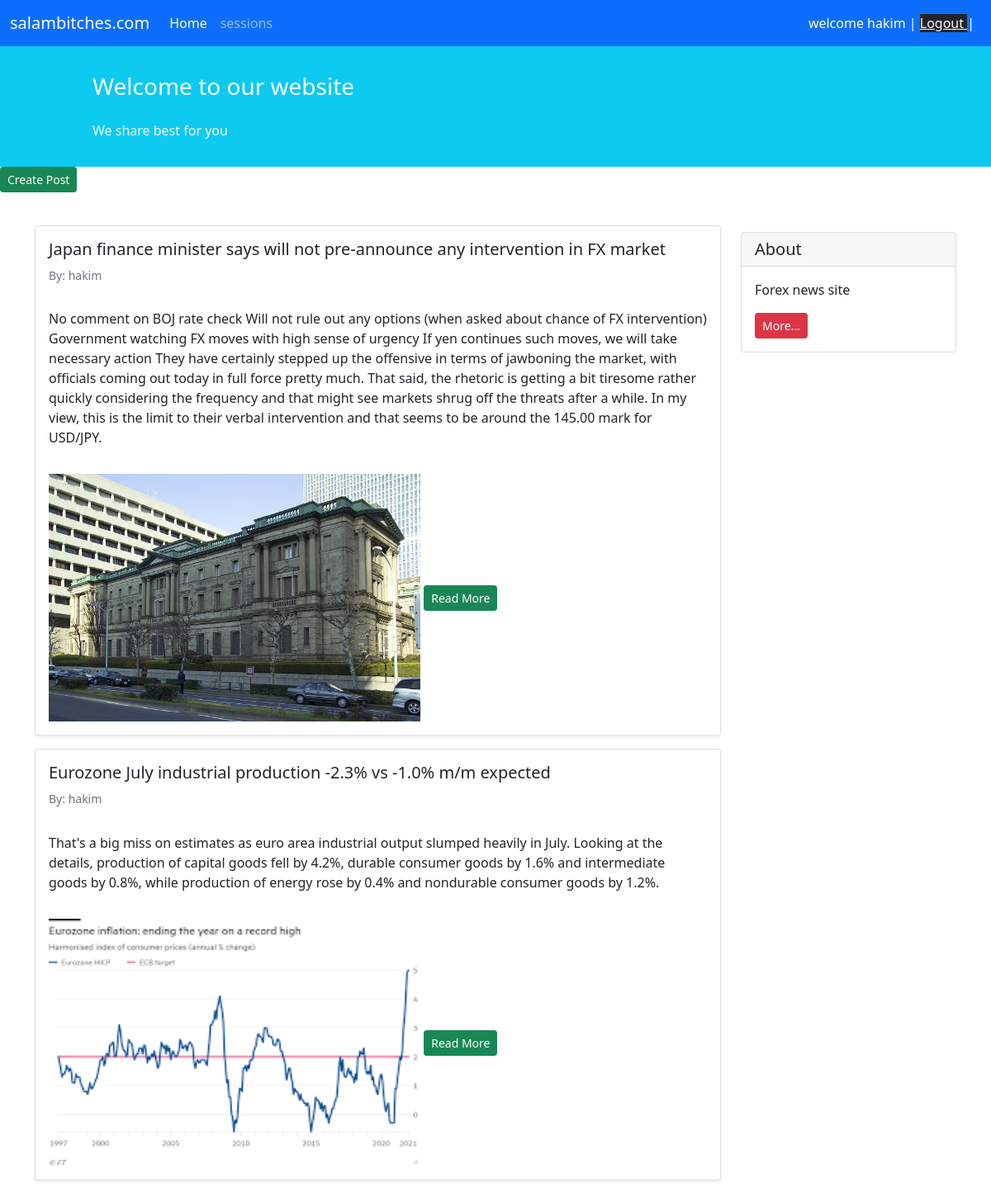
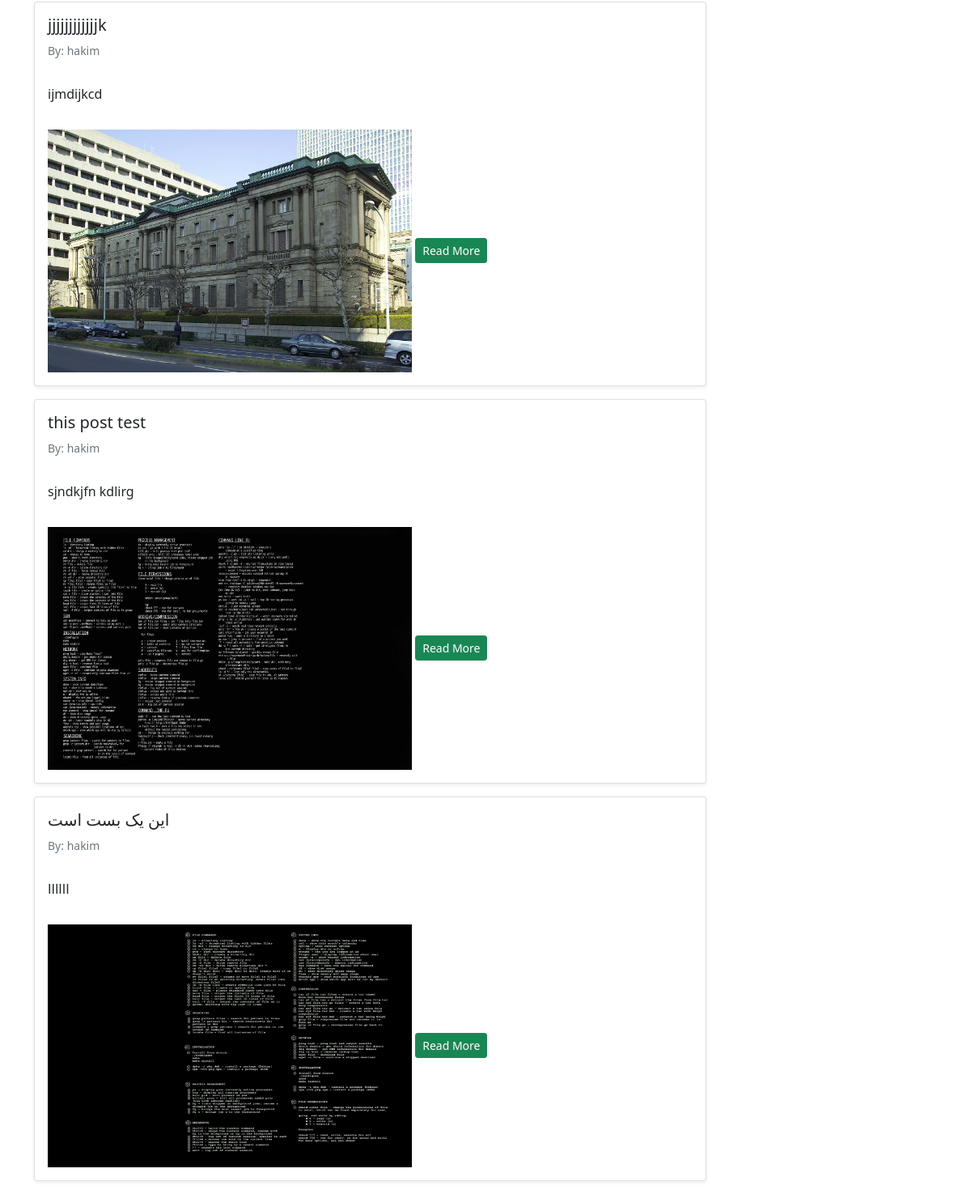
The app's page / (signed in) with its own data (2 pictures, top to bottom).
### accounts/models.py (models this page shows)
class CustomUser(AbstractUser):
    pass

### blog/models.py (models this page shows, shortened)
class Post(models.Model):
    STATUS_CHOICES = (
        ('pub', 'Published'),
        ('drf', 'Draft'),
    )
    user = models.ForeignKey(get_user_model(), on_delete=models.CASCADE , related_name='user')
    title = models.CharField(max_length=100)
    text = models.TextField()
    datetime_created = models.DateTimeField(auto_now_add=True)
    datetime_modified = models.DateTimeField(auto_now=True)
    status = models.CharField(choices=STATUS_CHOICES, max_length=3)
    upload = models.ImageField(upload_to ='upload/' , blank=True)
    session = models.CharField(choices=session, max_length=10)
    type = models.CharField(choices=STATUS_POST, max_length=10)

### blog/views.py (the view)
# urls.py: path("", PostList.as_view() , name='post_list'),
class PostList(generic.ListView):
    model = Post
    template_name = 'blog/post_list.html'
    paginate_by = 100  # if pagination is desired
    context_object_name = 'post_list'

### pages/templates/blog/post_list.html (shortened to what this page needs)
{% extends '_base.html' %}
{% block content %}
{% if user.is_authenticated %}
<a href="{% url 'post_create' %}" class="btn btn-sm btn-success">Create Post</a>
{% endif %}
    <div class="container mt-4">
        <div class="row">
            <div class="col-9">
                {% for post in post_list %}
                    <div class="card shadow-sm my-3">
                        <div class="card-body">
                            <h5 class="card-title">{{ post.title }}</h5>
                            <h6 class="card-subtitle mb-2 text-muted small py-2">By: {{ post.user }}</h6>
                            <p class="card-text py-3">
                                {{ post.text }}
                            </p>
                            {% if post.upload %}
                            <img src="{{ post.upload.url }}" alt="Smiley face" width="450" height="300">
                            {% endif %}
                            <a href="{% url 'post_detail' post.id %}" class="btn btn-sm btn-success">Read More</a>
                        </div>
                    </div>
                {% endfor %}
            </div>
{% endblock content %}

### templates/_base.html (shortened to what this page needs)
<!doctype html>
<html lang="en">
<head>
    <link href="https://cdn.jsdelivr.net/npm/bootstrap@5.1.3/dist/css/bootstrap.min.css" rel="stylesheet"
>
</head>
<body>
<nav class="navbar navbar-expand-lg navbar-dark bg-primary">
    <div class="container-fluid">
        <a class="navbar-brand" href="#">salambitches.com</a>
        <div class="collapse navbar-collapse" id="navbarNavAltMarkup">
            <div class="navbar-nav">
                <a class="nav-link active" aria-current="page" href="{% url 'post_list' %}">Home</a>
                <a class="nav-link" href="{% url 'post_list'%}">sessions</a>
            </div>
        </div>
        <div class="mx-2 text-white">
            {% if user.is_authenticated %}
             welcome {{user.username}} | <a class="text-light bg-dark" href="{% url 'account_logout' %}" class="text_light"> Logout </a> |
            {% else %}
            <p><a href="{% url 'account_login' %}" class="text-light bg-dark">Login</a>| <a href="{% url 'account_signup' %}" class="text-light bg-dark">Signup</a></p>
            {% endif %}
        </div>
    </div>
</nav>
<div class="container-fluid bg-info">
    <div class="row py-3">
        <div class="col-md-8 col-md-10 mx-auto">
            <h3 class="my-4 mt-3 text-white">Welcome to our website</h3>
            <p class="text-light">We share best for you</p>
        </div>
    </div>
</div>
{% block content %}
{% endblock content %}
        <div class="col-3">
                <div class="card my-4">
                    <h5 class="card-header">About</h5>
                    <div class="card-body">
                        <p class="card-text">
                         Forex news site
                        </p>
                        <a href="#"
                           class="btn btn-sm btn-danger">
                            More...
                        </a>
                    </div>
                </div>
        </div>
    </div>
</div>
</body>
</html>

### records on screen
CustomUser: username "hakim"
Post: title "Japan finance minister says will not pre-announce any intervention in FX market", user "hakim", text "No comment on BOJ rate check Will not rule out any options (when asked about chance of FX intervention) Government watching FX moves with high sense of urgency If yen continues such moves, we will take necessary action They have certainly stepped up the offensive in terms of jawboning the market, with officials coming out today in full force pretty much. That said, the rhetoric is getting a bit tiresome rather quickly considering the frequency and that might see markets shrug off the threats after a while. In my view, this is the limit to their verbal intervention and that seems to be around the 145.00 mark for USD/JPY.", upload (picture)
Post: title "Eurozone July industrial production -2.3% vs -1.0% m/m expected", user "hakim", text "That's a big miss on estimates as euro area industrial output slumped heavily in July. Looking at the details, production of capital goods fell by 4.2%, durable consumer goods by 1.6% and intermediate goods by 0.8%, while production of energy rose by 0.4% and nondurable consumer goods by 1.2%.", upload (picture)
Post: title "jjjjjjjjjjjjk", user "hakim", text "ijmdijkcd", upload (picture)
Post: title "this post test", user "hakim", text "sjndkjfn kdlirg", upload (picture)
Post: title "این یک بست است", user "hakim", text "اااااا", upload (picture)
